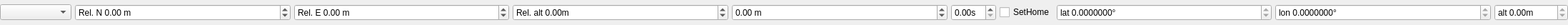
<?xml version="1.0" encoding="UTF-8"?>
<ui version="4.0">
 <class>QGCMissionNavFollow</class>
 <widget class="QWidget" name="QGCMissionNavFollow">
  <property name="geometry">
   <rect>
    <x>0</x>
    <y>0</y>
    <width>2196</width>
    <height>35</height>
   </rect>
  </property>
  <property name="sizePolicy">
   <sizepolicy hsizetype="Preferred" vsizetype="Preferred">
    <horstretch>0</horstretch>
    <verstretch>0</verstretch>
   </sizepolicy>
  </property>
  <property name="minimumSize">
   <size>
    <width>0</width>
    <height>0</height>
   </size>
  </property>
  <property name="windowTitle">
   <string>Form</string>
  </property>
  <property name="styleSheet">
   <string notr="true"/>
  </property>
  <layout class="QHBoxLayout" name="horizontalLayout">
   <property name="spacing">
    <number>5</number>
   </property>
   <property name="leftMargin">
    <number>0</number>
   </property>
   <property name="topMargin">
    <number>0</number>
   </property>
   <property name="rightMargin">
    <number>0</number>
   </property>
   <property name="bottomMargin">
    <number>0</number>
   </property>
   <item>
    <widget class="QComboBox" name="SysFollowcomboBox">
     <property name="minimumSize">
      <size>
       <width>100</width>
       <height>0</height>
      </size>
     </property>
     <property name="statusTip">
      <string>System to follow</string>
     </property>
    </widget>
   </item>
   <item>
    <widget class="QDoubleSpinBox" name="relNSpinBox">
     <property name="sizePolicy">
      <sizepolicy hsizetype="Expanding" vsizetype="Fixed">
       <horstretch>0</horstretch>
       <verstretch>0</verstretch>
      </sizepolicy>
     </property>
     <property name="focusPolicy">
      <enum>Qt::WheelFocus</enum>
     </property>
     <property name="toolTip">
      <string>Position X coordinate</string>
     </property>
     <property name="statusTip">
      <string>Relative X distance to the system to follow</string>
     </property>
     <property name="wrapping">
      <bool>false</bool>
     </property>
     <property name="frame">
      <bool>true</bool>
     </property>
     <property name="accelerated">
      <bool>true</bool>
     </property>
     <property name="keyboardTracking">
      <bool>false</bool>
     </property>
     <property name="prefix">
      <string>Rel. N </string>
     </property>
     <property name="suffix">
      <string> m</string>
     </property>
     <property name="minimum">
      <double>-10000.000000000000000</double>
     </property>
     <property name="maximum">
      <double>10000.000000000000000</double>
     </property>
     <property name="singleStep">
      <double>0.050000000000000</double>
     </property>
    </widget>
   </item>
   <item>
    <widget class="QDoubleSpinBox" name="relESpinBox">
     <property name="sizePolicy">
      <sizepolicy hsizetype="Expanding" vsizetype="Fixed">
       <horstretch>0</horstretch>
       <verstretch>0</verstretch>
      </sizepolicy>
     </property>
     <property name="focusPolicy">
      <enum>Qt::WheelFocus</enum>
     </property>
     <property name="toolTip">
      <string>Position Y/Longitude coordinate</string>
     </property>
     <property name="statusTip">
      <string>Relative Y distance to the system to follow</string>
     </property>
     <property name="keyboardTracking">
      <bool>false</bool>
     </property>
     <property name="prefix">
      <string>Rel. E </string>
     </property>
     <property name="suffix">
      <string> m</string>
     </property>
     <property name="minimum">
      <double>-10000.000000000000000</double>
     </property>
     <property name="maximum">
      <double>10000.000000000000000</double>
     </property>
     <property name="singleStep">
      <double>0.050000000000000</double>
     </property>
     <property name="value">
      <double>0.000000000000000</double>
     </property>
    </widget>
   </item>
   <item>
    <widget class="QDoubleSpinBox" name="relAltSpinBox">
     <property name="sizePolicy">
      <sizepolicy hsizetype="Expanding" vsizetype="Fixed">
       <horstretch>0</horstretch>
       <verstretch>0</verstretch>
      </sizepolicy>
     </property>
     <property name="toolTip">
      <string>Altitude in meters</string>
     </property>
     <property name="statusTip">
      <string>Relative altitude to the system to follow</string>
     </property>
     <property name="keyboardTracking">
      <bool>false</bool>
     </property>
     <property name="prefix">
      <string>Rel. alt </string>
     </property>
     <property name="suffix">
      <string>m</string>
     </property>
     <property name="decimals">
      <number>2</number>
     </property>
     <property name="minimum">
      <double>-100000.000000000000000</double>
     </property>
     <property name="maximum">
      <double>100000.000000000000000</double>
     </property>
    </widget>
   </item>
   <item>
    <widget class="QDoubleSpinBox" name="radSpinBox">
     <property name="sizePolicy">
      <sizepolicy hsizetype="MinimumExpanding" vsizetype="Fixed">
       <horstretch>0</horstretch>
       <verstretch>0</verstretch>
      </sizepolicy>
     </property>
     <property name="toolTip">
      <string>Loiter Radius. If negative loiter counter-clockwise</string>
     </property>
     <property name="statusTip">
      <string>Loiter Radius. If negative loiter counter-clockwise</string>
     </property>
     <property name="keyboardTracking">
      <bool>false</bool>
     </property>
     <property name="suffix">
      <string> m</string>
     </property>
     <property name="minimum">
      <double>-1000000.000000000000000</double>
     </property>
     <property name="maximum">
      <double>1000000.000000000000000</double>
     </property>
     <property name="value">
      <double>0.000000000000000</double>
     </property>
    </widget>
   </item>
   <item>
    <widget class="QDoubleSpinBox" name="UpdateTimedoubleSpinBox">
     <property name="toolTip">
      <string>Minimum time between waypoint updates to the UAV in seconds</string>
     </property>
     <property name="suffix">
      <string>s</string>
     </property>
    </widget>
   </item>
   <item>
    <widget class="QCheckBox" name="SetHomecheckBox">
     <property name="text">
      <string>SetHome</string>
     </property>
    </widget>
   </item>
   <item>
    <widget class="QDoubleSpinBox" name="latSpinBox">
     <property name="sizePolicy">
      <sizepolicy hsizetype="Expanding" vsizetype="Fixed">
       <horstretch>0</horstretch>
       <verstretch>0</verstretch>
      </sizepolicy>
     </property>
     <property name="focusPolicy">
      <enum>Qt::WheelFocus</enum>
     </property>
     <property name="toolTip">
      <string>Latitude in degrees</string>
     </property>
     <property name="statusTip">
      <string>Latitude in degrees</string>
     </property>
     <property name="readOnly">
      <bool>true</bool>
     </property>
     <property name="keyboardTracking">
      <bool>false</bool>
     </property>
     <property name="prefix">
      <string>lat </string>
     </property>
     <property name="suffix">
      <string>°</string>
     </property>
     <property name="decimals">
      <number>7</number>
     </property>
     <property name="minimum">
      <double>-90.000000000000000</double>
     </property>
     <property name="maximum">
      <double>90.000000000000000</double>
     </property>
     <property name="singleStep">
      <double>0.000010000000000</double>
     </property>
    </widget>
   </item>
   <item>
    <widget class="QDoubleSpinBox" name="lonSpinBox">
     <property name="sizePolicy">
      <sizepolicy hsizetype="Expanding" vsizetype="Fixed">
       <horstretch>0</horstretch>
       <verstretch>0</verstretch>
      </sizepolicy>
     </property>
     <property name="focusPolicy">
      <enum>Qt::WheelFocus</enum>
     </property>
     <property name="toolTip">
      <string>Longitude in degrees</string>
     </property>
     <property name="statusTip">
      <string>Longitude in degrees</string>
     </property>
     <property name="readOnly">
      <bool>true</bool>
     </property>
     <property name="keyboardTracking">
      <bool>false</bool>
     </property>
     <property name="prefix">
      <string>lon </string>
     </property>
     <property name="suffix">
      <string>°</string>
     </property>
     <property name="decimals">
      <number>7</number>
     </property>
     <property name="minimum">
      <double>-180.000000000000000</double>
     </property>
     <property name="maximum">
      <double>180.000000000000000</double>
     </property>
     <property name="singleStep">
      <double>0.000010000000000</double>
     </property>
    </widget>
   </item>
   <item>
    <widget class="QDoubleSpinBox" name="altSpinBox">
     <property name="minimumSize">
      <size>
       <width>100</width>
       <height>0</height>
      </size>
     </property>
     <property name="readOnly">
      <bool>true</bool>
     </property>
     <property name="prefix">
      <string>alt </string>
     </property>
     <property name="suffix">
      <string>m</string>
     </property>
     <property name="decimals">
      <number>2</number>
     </property>
     <property name="maximum">
      <double>10000.000000000000000</double>
     </property>
    </widget>
   </item>
  </layout>
 </widget>
 <resources/>
 <connections/>
</ui>
